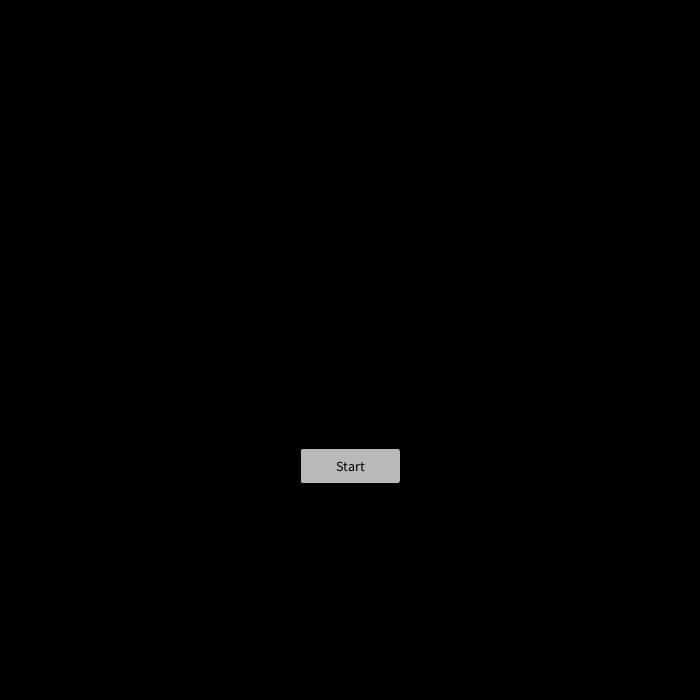
Frame 1 (no input)
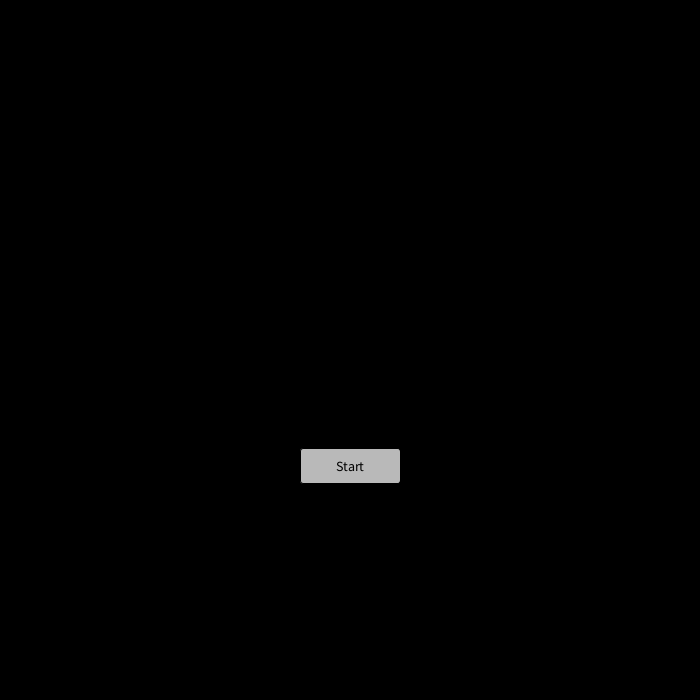
Frame 60 (the mouse pressed at the canvas centre just before this capture)
Frame 120 (the mouse held since frame 60 and released just before this capture): identical to frame 60, image omitted

The Processing sketch that drew these frames (run headless with seeded random() and noise(); from frame 60 on, the mouse is pressed at the canvas centre):

// Processing sketch: iceCream
// ── iceCream.pde

Button btnStart;


void setup()
{
  size(700, 700);
  
  btnStart = new Button(width/2, height * 2/3 , 100, 35, "Start");
}

void draw()
{
  background(0);
  
  btnStart.drawButton();
}

// ── Button.pde
class Button
{
  float x;
  float y;
  float w;
  float h;
  String title;
  float top;
  float bottom;
  float left;
  float right;
  
  //constructor
  Button(float x, float y, float w, float h, String title)
  {
    this.x = x;
    this.y = y;
    this.w = w;
    this.h = h;
    this.title = title;
    this.top = y - h/2;
    this.bottom = y + h/2;
    this.left = x - w/2;
    this.right = x + w/2;
  }
  
  void drawButton()
  {
    if (mouseOver())
    {
      fill(158);
    }
    else
    {
      fill(185);
    }
    rectMode(CENTER);
    rect(x, y, w, h, 3);
    fill(0);
    
    if (mouseOver())
    {
      fill(255);
    }
    else
    {
      fill(0);
    }
    textAlign(CENTER, CENTER);
    textSize(14);
    text(title, x, y);
    
    textAlign(LEFT, TOP);
    textSize(12);
    rectMode(CORNER);
  }
  
  boolean mouseOver()
  {
    if (mouseX > left && mouseX < right && mouseY > top && mouseY < bottom) 
    {
      return true;
    }
    return false;
  }
  
  
}// this closes the class

// ── events.pde
void mousePressed()
{
  if (btnStart.mouseOver() && btnStart.title == "Start")
  {
    btnStart.title = "Clicked";
  }
  else if (btnStart.mouseOver() && btnStart.title == "Clicked")
  {
    btnStart.title = "Start";
  }
}
